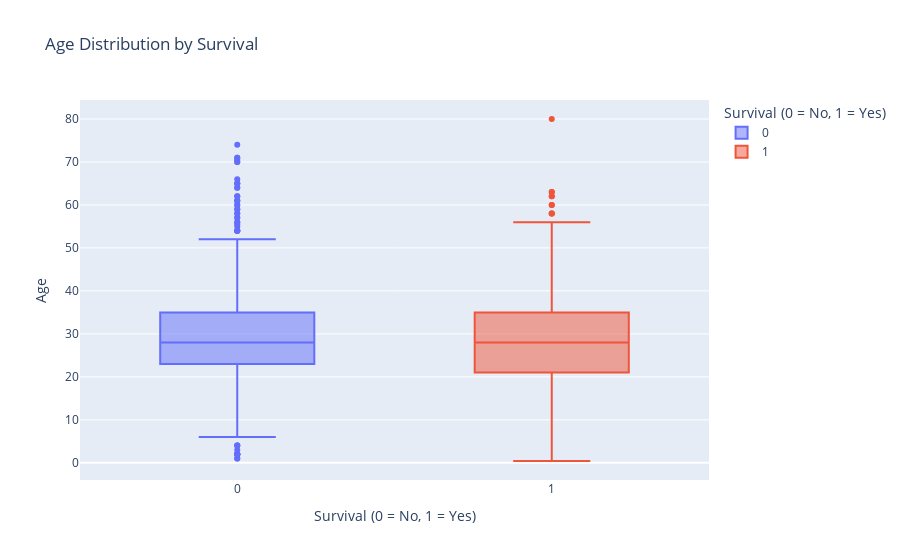

This figure's notebook cell:
### Code cell
fig = px.box(df, x="Survived", y="Age", 
             color="Survived",
             title="Age Distribution by Survival",
             labels={"Survived": "Survival (0 = No, 1 = Yes)"})
fig.show()

### Figure 1 — Plotly figure (JSON) as saved in the notebook; plotly's stock layout.template omitted (floating-point values rounded to 4 significant figures; data arrays with more than 128 entries replaced by an {"elided": "..."} marker saying what was removed)
{"data": [{"alignmentgroup": "True", "hovertemplate": "Survival (0 = No, 1 = Yes)=%{x}<br>Age=%{y}<extra></extra>", "legendgroup": "0", "marker": {"color": "#636efa"}, "name": "0", "notched": false, "offsetgroup": "0", "orientation": "v", "showlegend": true, "type": "box", "x": {"elided": "549 int values"}, "x0": " ", "xaxis": "x", "y": {"elided": "549 float values"}, "y0": " ", "yaxis": "y"}, {"alignmentgroup": "True", "hovertemplate": "Survival (0 = No, 1 = Yes)=%{x}<br>Age=%{y}<extra></extra>", "legendgroup": "1", "marker": {"color": "#EF553B"}, "name": "1", "notched": false, "offsetgroup": "1", "orientation": "v", "showlegend": true, "type": "box", "x": {"elided": "342 int values"}, "x0": " ", "xaxis": "x", "y": {"elided": "342 float values"}, "y0": " ", "yaxis": "y"}], "layout": {"boxmode": "overlay", "legend": {"title": {"text": "Survival (0 = No, 1 = Yes)"}, "tracegroupgap": 0}, "title": {"text": "Age Distribution by Survival"}, "xaxis": {"anchor": "y", "categoryarray": [0, 1], "categoryorder": "array", "domain": [0, 1], "title": {"text": "Survival (0 = No, 1 = Yes)"}}, "yaxis": {"anchor": "x", "domain": [0, 1], "title": {"text": "Age"}}}}
